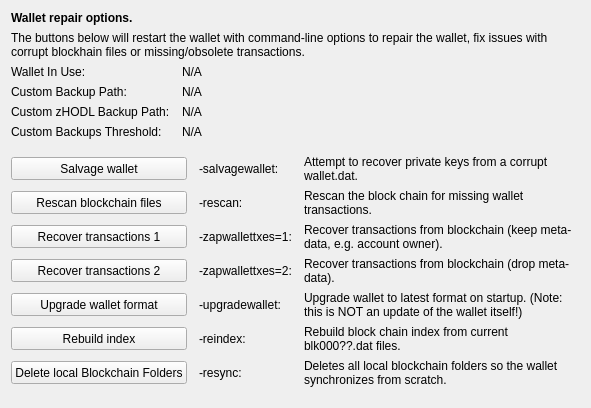
     <widget class="QWidget" name="tab_repair">
      <attribute name="title">
       <string>&amp;Wallet Repair</string>
      </attribute>
      <layout class="QGridLayout" name="gridLayout_4" columnstretch="0,0,0,0">
       <property name="horizontalSpacing">
        <number>12</number>
       </property>
       <item row="0" column="0" colspan="4">
        <widget class="QLabel" name="label_repair_header">
         <property name="font">
          <font>
           <weight>75</weight>
           <bold>true</bold>
          </font>
         </property>
         <property name="text">
          <string>Wallet repair options.</string>
         </property>
        </widget>
       </item>
       <item row="1" column="0" colspan="4">
        <widget class="QLabel" name="label_repair_helptext">
         <property name="font">
          <font>
           <weight>50</weight>
           <bold>false</bold>
          </font>
         </property>
         <property name="text">
          <string>The buttons below will restart the wallet with command-line options to repair the wallet, fix issues with corrupt blockhain files or missing/obsolete transactions.</string>
         </property>
         <property name="wordWrap">
          <bool>true</bool>
         </property>
        </widget>
       </item>
       <item row="2" column="0">
        <widget class="QLabel" name="wallet_path_label">
         <property name="text">
          <string>Wallet In Use:</string>
         </property>
        </widget>
       </item>
       <item row="2" column="1" colspan="3">
        <widget class="QLabel" name="wallet_path">
         <property name="cursor">
          <cursorShape>IBeamCursor</cursorShape>
         </property>
         <property name="text">
          <string>N/A</string>
         </property>
         <property name="textFormat">
          <enum>Qt::PlainText</enum>
         </property>
         <property name="textInteractionFlags">
          <set>Qt::LinksAccessibleByMouse|Qt::TextSelectableByKeyboard|Qt::TextSelectableByMouse</set>
         </property>
        </widget>
       </item>
       <item row="3" column="0">
        <widget class="QLabel" name="wallet_custombackuppath_label">
         <property name="visible">
          <bool>false</bool>
         </property>
         <property name="text">
          <string>Custom Backup Path:</string>
         </property>
        </widget>
       </item>
       <item row="3" column="1" colspan="3">
        <widget class="QLabel" name="wallet_custombackuppath">
         <property name="cursor">
          <cursorShape>IBeamCursor</cursorShape>
         </property>
         <property name="visible">
          <bool>false</bool>
         </property>
         <property name="text">
          <string>N/A</string>
         </property>
         <property name="textFormat">
          <enum>Qt::PlainText</enum>
         </property>
         <property name="textInteractionFlags">
          <set>Qt::LinksAccessibleByMouse|Qt::TextSelectableByKeyboard|Qt::TextSelectableByMouse</set>
         </property>
        </widget>
       </item>
       <item row="4" column="0">
        <widget class="QLabel" name="wallet_customzpivbackuppath_label">
         <property name="visible">
          <bool>false</bool>
         </property>
         <property name="text">
          <string>Custom zHODL Backup Path:</string>
         </property>
        </widget>
       </item>
       <item row="4" column="1" colspan="3">
        <widget class="QLabel" name="wallet_customzpivbackuppath">
         <property name="cursor">
          <cursorShape>IBeamCursor</cursorShape>
         </property>
         <property name="visible">
          <bool>false</bool>
         </property>
         <property name="text">
          <string>N/A</string>
         </property>
         <property name="textFormat">
          <enum>Qt::PlainText</enum>
         </property>
         <property name="textInteractionFlags">
          <set>Qt::LinksAccessibleByMouse|Qt::TextSelectableByKeyboard|Qt::TextSelectableByMouse</set>
         </property>
        </widget>
       </item>
       <item row="5" column="0">
        <widget class="QLabel" name="wallet_custombackupthreshold_label">
         <property name="visible">
          <bool>false</bool>
         </property>
         <property name="text">
          <string>Custom Backups Threshold:</string>
         </property>
        </widget>
       </item>
       <item row="5" column="1" colspan="3">
        <widget class="QLabel" name="wallet_custombackupthreshold">
         <property name="cursor">
          <cursorShape>IBeamCursor</cursorShape>
         </property>
         <property name="visible">
          <bool>false</bool>
         </property>
         <property name="text">
          <string>N/A</string>
         </property>
         <property name="textFormat">
          <enum>Qt::PlainText</enum>
         </property>
         <property name="textInteractionFlags">
          <set>Qt::LinksAccessibleByMouse|Qt::TextSelectableByKeyboard|Qt::TextSelectableByMouse</set>
         </property>
        </widget>
       </item>
       <item row="6" column="0">
        <spacer name="verticalSpacer_repair1">
         <property name="orientation">
          <enum>Qt::Vertical</enum>
         </property>
         <property name="sizeHint" stdset="0">
          <size>
           <width>10</width>
           <height>10</height>
          </size>
         </property>
        </spacer>
       </item>
       <item row="7" column="0" colspan="2">
        <widget class="QPushButton" name="btn_salvagewallet">
         <property name="minimumSize">
          <size>
           <width>100</width>
           <height>23</height>
          </size>
         </property>
         <property name="text">
          <string>Salvage wallet</string>
         </property>
        </widget>
       </item>
       <item row="7" column="2">
        <widget class="QLabel" name="label_repair_salvage_command">
         <property name="text">
          <string notr="true">-salvagewallet:</string>
         </property>
        </widget>
       </item>
       <item row="7" column="3">
        <widget class="QLabel" name="label_repair_salvage">
         <property name="text">
          <string>Attempt to recover private keys from a corrupt wallet.dat.</string>
         </property>
         <property name="wordWrap">
          <bool>true</bool>
         </property>
        </widget>
       </item>
       <item row="8" column="0" colspan="2">
        <widget class="QPushButton" name="btn_rescan">
         <property name="minimumSize">
          <size>
           <width>100</width>
           <height>23</height>
          </size>
         </property>
         <property name="text">
          <string>Rescan blockchain files</string>
         </property>
        </widget>
       </item>
       <item row="8" column="2">
        <widget class="QLabel" name="label_repair_rescan_command">
         <property name="text">
          <string notr="true">-rescan:</string>
         </property>
        </widget>
       </item>
       <item row="8" column="3">
        <widget class="QLabel" name="label_repair_rescan">
         <property name="text">
          <string>Rescan the block chain for missing wallet transactions.</string>
         </property>
         <property name="wordWrap">
          <bool>true</bool>
         </property>
        </widget>
       </item>
       <item row="9" column="0" colspan="2">
        <widget class="QPushButton" name="btn_zapwallettxes1">
         <property name="minimumSize">
          <size>
           <width>100</width>
           <height>23</height>
          </size>
         </property>
         <property name="text">
          <string>Recover transactions 1</string>
         </property>
        </widget>
       </item>
       <item row="9" column="2">
        <widget class="QLabel" name="label_repair_zap1_command">
         <property name="text">
          <string notr="true">-zapwallettxes=1:</string>
         </property>
        </widget>
       </item>
       <item row="9" column="3">
        <widget class="QLabel" name="label_repair_zap1">
         <property name="text">
          <string>Recover transactions from blockchain (keep meta-data, e.g. account owner).</string>
         </property>
         <property name="wordWrap">
          <bool>true</bool>
         </property>
        </widget>
       </item>
       <item row="10" column="0" colspan="2">
        <widget class="QPushButton" name="btn_zapwallettxes2">
         <property name="minimumSize">
          <size>
           <width>100</width>
           <height>23</height>
          </size>
         </property>
         <property name="text">
          <string>Recover transactions 2</string>
         </property>
        </widget>
       </item>
       <item row="10" column="2">
        <widget class="QLabel" name="label_repair_zap2_command">
         <property name="text">
          <string notr="true">-zapwallettxes=2:</string>
         </property>
        </widget>
       </item>
       <item row="10" column="3">
        <widget class="QLabel" name="label_repair_zap2">
         <property name="text">
          <string>Recover transactions from blockchain (drop meta-data).</string>
         </property>
         <property name="wordWrap">
          <bool>true</bool>
         </property>
        </widget>
       </item>
       <item row="11" column="0" colspan="2">
        <widget class="QPushButton" name="btn_upgradewallet">
         <property name="minimumSize">
          <size>
           <width>100</width>
           <height>23</height>
          </size>
         </property>
         <property name="text">
          <string>Upgrade wallet format</string>
         </property>
        </widget>
       </item>
       <item row="11" column="2">
        <widget class="QLabel" name="label_repair_upgrade_command">
         <property name="text">
          <string notr="true">-upgradewallet:</string>
         </property>
        </widget>
       </item>
       <item row="11" column="3">
        <widget class="QLabel" name="label_repair_upgrade">
         <property name="text">
          <string>Upgrade wallet to latest format on startup. (Note: this is NOT an update of the wallet itself!)</string>
         </property>
         <property name="wordWrap">
          <bool>true</bool>
         </property>
        </widget>
       </item>
       <item row="12" column="0" colspan="2">
        <widget class="QPushButton" name="btn_reindex">
         <property name="minimumSize">
          <size>
           <width>100</width>
           <height>23</height>
          </size>
         </property>
         <property name="text">
          <string>Rebuild index</string>
         </property>
        </widget>
       </item>
       <item row="12" column="2">
        <widget class="QLabel" name="label_repair_reindex_command">
         <property name="text">
          <string notr="true">-reindex:</string>
         </property>
        </widget>
       </item>
       <item row="12" column="3">
        <widget class="QLabel" name="label_repair_reindex">
         <property name="text">
          <string>Rebuild block chain index from current blk000??.dat files.</string>
         </property>
         <property name="wordWrap">
          <bool>true</bool>
         </property>
        </widget>
       </item>
       <item row="13" column="0" colspan="2">
        <widget class="QPushButton" name="btn_resync">
         <property name="minimumSize">
          <size>
           <width>100</width>
           <height>23</height>
          </size>
         </property>
         <property name="text">
          <string>Delete local Blockchain Folders</string>
         </property>
        </widget>
       </item>
       <item row="13" column="2">
        <widget class="QLabel" name="label_repair_resync_command">
         <property name="text">
          <string>-resync:</string>
         </property>
        </widget>
       </item>
       <item row="13" column="3">
        <widget class="QLabel" name="label_repair_resync">
         <property name="text">
          <string>Deletes all local blockchain folders so the wallet synchronizes from scratch.</string>
         </property>
         <property name="wordWrap">
          <bool>true</bool>
         </property>
        </widget>
       </item>
       <item row="14" column="0">
        <spacer name="verticalSpacer_repair2">
         <property name="orientation">
          <enum>Qt::Vertical</enum>
         </property>
         <property name="sizeHint" stdset="0">
          <size>
           <width>20</width>
           <height>10</height>
          </size>
         </property>
        </spacer>
       </item>
      </layout>
     </widget>
